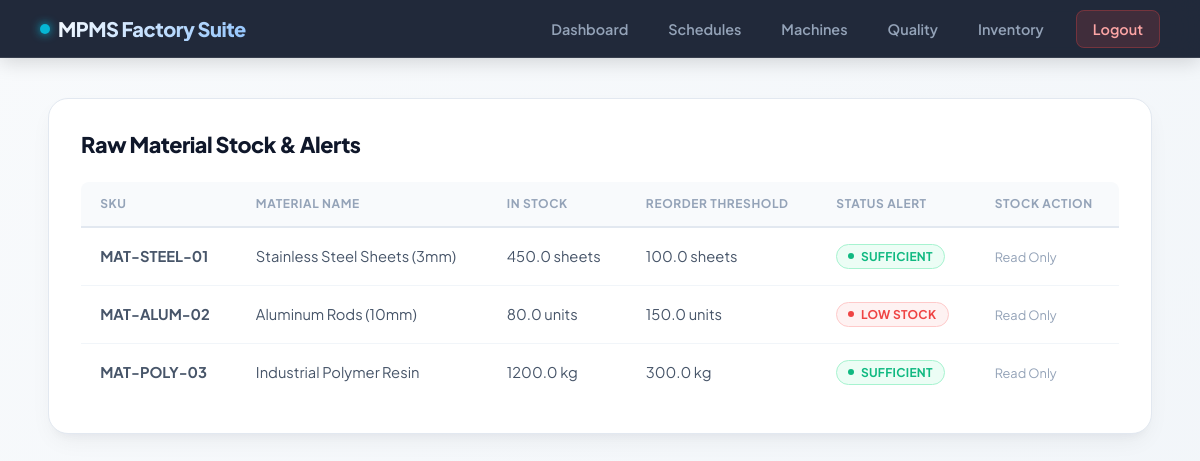
The page /inventory (signed in) on the database its author committed.
### tables this page shows
CREATE TABLE raw_materials (
            id INTEGER PRIMARY KEY AUTOINCREMENT,
            sku TEXT UNIQUE NOT NULL,
            material_name TEXT NOT NULL,
            quantity REAL NOT NULL DEFAULT 0.0,
            reorder_level REAL NOT NULL DEFAULT 100.0,
            unit TEXT NOT NULL DEFAULT 'kg'
        );

### app.py (the view)
@app.route('/inventory')
@login_required
def inventory():
    conn = get_db_connection()
    materials = conn.execute('SELECT * FROM raw_materials').fetchall()
    conn.close()
    return render_template('inventory.html', materials=materials)

### app.py (called while the page is built)
def get_db_connection():
    conn = sqlite3.connect('mpms.db')
    conn.row_factory = sqlite3.Row
    return conn

def login_required(f):
    @wraps(f)
    def decorated_function(*args, **kwargs):
        if 'user_id' not in session:
            flash('Session expired or login required.', 'warning')
            return redirect(url_for('login'))
        return f(*args, **kwargs)
    return decorated_function

### templates/inventory.html (shortened to what this page needs)
<!DOCTYPE html>
<html lang="en">
<head>
  <link rel="stylesheet" href="{{ url_for('static', filename='style.css') }}">
</head>
<body>
  <nav class="navbar">
    <div class="brand">MPMS Factory Suite</div>
    <ul class="nav-links">
      <li><a href="{{ url_for('dashboard') }}">Dashboard</a></li>
      <li><a href="{{ url_for('schedules') }}">Schedules</a></li>
      <li><a href="{{ url_for('machines') }}">Machines</a></li>
      <li><a href="{{ url_for('inspections') }}">Quality</a></li>
      <li><a href="{{ url_for('inventory') }}">Inventory</a></li>
      <li><a href="{{ url_for('logout') }}" class="btn-logout">Logout</a></li>
    </ul>
  </nav>
  <div class="container">
    <div class="card">
      <div class="card-header">
        <h2>Raw Material Stock & Alerts</h2>
      </div>
      <table>
        <thead>
          <tr>
            <th>SKU</th>
            <th>Material Name</th>
            <th>In Stock</th>
            <th>Reorder Threshold</th>
            <th>Status Alert</th>
            <th>Stock Action</th>
          </tr>
        </thead>
        <tbody>
          {% for m in materials %}
          <tr>
            <td><strong>{{ m['sku'] }}</strong></td>
            <td>{{ m['material_name'] }}</td>
            <td>{{ m['quantity'] }} {{ m['unit'] }}</td>
            <td>{{ m['reorder_level'] }} {{ m['unit'] }}</td>
            <td>
              {% if m['quantity'] <= m['reorder_level'] %}
                <span class="badge badge-fail">LOW STOCK</span>
              {% else %}
                <span class="badge badge-pass">SUFFICIENT</span>
              {% endif %}
            </td>
            <td>
              {% if session['role'] in ['admin', 'store_keeper'] %}
              <form action="{{ url_for('update_inventory', material_id=m['id']) }}" method="POST" style="display:flex; gap:0.3rem;">
                <input type="number" step="1" name="quantity_change" placeholder="+/- Qty" required style="width:80px;">
                <button type="submit" class="btn btn-secondary btn-sm">Update</button>
              </form>
              {% else %}
              <span style="color:var(--text-muted); font-size:0.8rem;">Read Only</span>
              {% endif %}
            </td>
          </tr>
          {% endfor %}
        </tbody>
      </table>
    </div>
  </div>
</body>
</html>

### static/style.css (style rules this page uses)
:root { --primary-dark: #0f172a; --primary-navy: #1e293b; --accent-blue: #2563eb; --accent-blue-hover: #1d4ed8; --accent-cyan: #06b6d4; --bg-gradient: linear-gradient(135deg, #f8fafc 0%, #f1f5f9 100%); --card-bg: #ffffff; --text-primary: #0f172a; --text-secondary: #475569; --text-muted: #94a3b8; --border-color: #e2e8f0; --border-subtle: #f1f5f9; --success: #10b981; --success-bg: #ecfdf5; --success-border: #a7f3d0; --warning: #f59e0b; --warning-bg: #fffbeb; --warning-border: #fde68a; --danger: #ef4444; --danger-bg: #fef2f2; --danger-border: #fecaca; --info: #0284c7; --info-bg: #f0f9ff; --info-border: #bae6fd; --radius-sm: 8px; --radius-md: 14px; --radius-lg: 20px; --shadow-sm: 0 2px 4px rgba(15, 23, 42, 0.04); --shadow-md: 0 10px 25px -5px rgba(15, 23, 42, 0.06), 0 8px 10px -6px rgba(15, 23, 42, 0.04); --shadow-hover: 0 20px 30px -10px rgba(37, 99, 235, 0.12), 0 10px 15px -5px rgba(15, 23, 42, 0.08); --transition: all 0.25s cubic-bezier(0.4, 0, 0.2, 1); }
* { box-sizing: border-box; margin: 0; padding: 0; font-family: 'Plus Jakarta Sans', -apple-system, BlinkMacSystemFont, sans-serif; -webkit-font-smoothing: antialiased; }
body { background: var(--bg-gradient); color: var(--text-primary); min-height: 100vh; display: flex; flex-direction: column; }
.navbar { background: rgba(15, 23, 42, 0.92); backdrop-filter: blur(12px); -webkit-backdrop-filter: blur(12px); color: white; padding: 1rem 2.5rem; display: flex; justify-content: space-between; align-items: center; position: sticky; top: 0; z-index: 1000; border-bottom: 1px solid rgba(255, 255, 255, 0.1); box-shadow: 0 4px 20px rgba(0, 0, 0, 0.15); }
.navbar .brand { font-size: 1.25rem; font-weight: 800; letter-spacing: -0.5px; background: linear-gradient(135deg, #ffffff 0%, #93c5fd 100%); -webkit-background-clip: text; -webkit-text-fill-color: transparent; display: flex; align-items: center; gap: 0.5rem; }
.navbar .brand::before { content: ''; display: inline-block; width: 10px; height: 10px; background: var(--accent-cyan); border-radius: 50%; box-shadow: 0 0 10px var(--accent-cyan); }
.nav-links { list-style: none; display: flex; gap: 0.5rem; align-items: center; }
.nav-links a { color: #94a3b8; text-decoration: none; font-weight: 600; font-size: 0.9rem; padding: 0.55rem 1rem; border-radius: var(--radius-sm); transition: var(--transition); }
.btn-logout { background: rgba(239, 68, 68, 0.15) !important; color: #fca5a5 !important; border: 1px solid rgba(239, 68, 68, 0.3); margin-left: 0.5rem; }
.container { width: 92%; max-width: 1280px; margin: 2.5rem auto; flex-grow: 1; }
.card { background: var(--card-bg); padding: 2rem; border-radius: var(--radius-lg); border: 1px solid var(--border-color); box-shadow: var(--shadow-md); margin-bottom: 2.5rem; }
.card-header { display: flex; justify-content: space-between; align-items: center; margin-bottom: 1.5rem; flex-wrap: wrap; gap: 1rem; }
.card-header h2 { font-size: 1.35rem; font-weight: 800; letter-spacing: -0.5px; color: var(--primary-dark); }
table { width: 100%; border-collapse: separate; border-spacing: 0; margin-top: 0.5rem; }
th { background-color: #f8fafc; color: var(--text-muted); font-size: 0.75rem; text-transform: uppercase; font-weight: 700; letter-spacing: 0.6px; padding: 0.9rem 1.2rem; border-bottom: 2px solid var(--border-color); text-align: left; }
th:first-child { border-top-left-radius: var(--radius-sm); }
th:last-child { border-top-right-radius: var(--radius-sm); }
td { padding: 1rem 1.2rem; text-align: left; border-bottom: 1px solid var(--border-subtle); font-size: 0.92rem; color: var(--text-secondary); background: var(--card-bg); transition: var(--transition); }
tr:last-child td { border-bottom: none; }
.badge { display: inline-flex; align-items: center; gap: 0.4rem; padding: 0.25rem 0.7rem; border-radius: 50px; font-size: 0.75rem; font-weight: 700; letter-spacing: 0.3px; text-transform: uppercase; }
.badge::before { content: ''; width: 6px; height: 6px; border-radius: 50%; background: currentColor; }
.badge-running, .badge-pass, .badge-completed { background: var(--success-bg); color: var(--success); border: 1px solid var(--success-border); }
.badge-downtime, .badge-fail, .badge-cancelled { background: var(--danger-bg); color: var(--danger); border: 1px solid var(--danger-border); }

### rows shown on the page
raw_materials: sku "MAT-STEEL-01", material_name "Stainless Steel Sheets (3mm)", quantity "450.0", unit "sheets", reorder_level "100.0", shows "SUFFICIENT"
raw_materials: sku "MAT-ALUM-02", material_name "Aluminum Rods (10mm)", quantity "80.0", unit "units", reorder_level "150.0", shows "LOW STOCK"
raw_materials: sku "MAT-POLY-03", material_name "Industrial Polymer Resin", quantity "1200.0", unit "kg", reorder_level "300.0", shows "SUFFICIENT"
